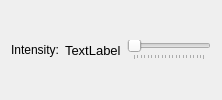
           <widget class="QWidget" name="tab_10">
            <attribute name="title">
             <string>BOTH_MODE</string>
            </attribute>
            <layout class="QVBoxLayout" name="verticalLayout_4">
             <item>
              <layout class="QHBoxLayout" name="horizontalLayout_29">
               <item>
                <widget class="QLabel" name="label_38">
                 <property name="text">
                  <string>Intensity:</string>
                 </property>
                </widget>
               </item>
               <item alignment="Qt::AlignRight">
                <widget class="QLabel" name="label_66">
                 <property name="font">
                  <font>
                   <family>MS Shell Dlg 2</family>
                   <pointsize>10</pointsize>
                   <weight>50</weight>
                   <italic>false</italic>
                   <bold>false</bold>
                  </font>
                 </property>
                 <property name="text">
                  <string>TextLabel</string>
                 </property>
                </widget>
               </item>
               <item>
                <widget class="QSlider" name="BOTH_MODEIntensitySlider">
                 <property name="maximumSize">
                  <size>
                   <width>400</width>
                   <height>16777215</height>
                  </size>
                 </property>
                 <property name="minimum">
                  <number>1</number>
                 </property>
                 <property name="maximum">
                  <number>100</number>
                 </property>
                 <property name="orientation">
                  <enum>Qt::Horizontal</enum>
                 </property>
                 <property name="tickPosition">
                  <enum>QSlider::TicksBelow</enum>
                 </property>
                 <property name="tickInterval">
                  <number>5</number>
                 </property>
                </widget>
               </item>
              </layout>
             </item>
            </layout>
           </widget>
